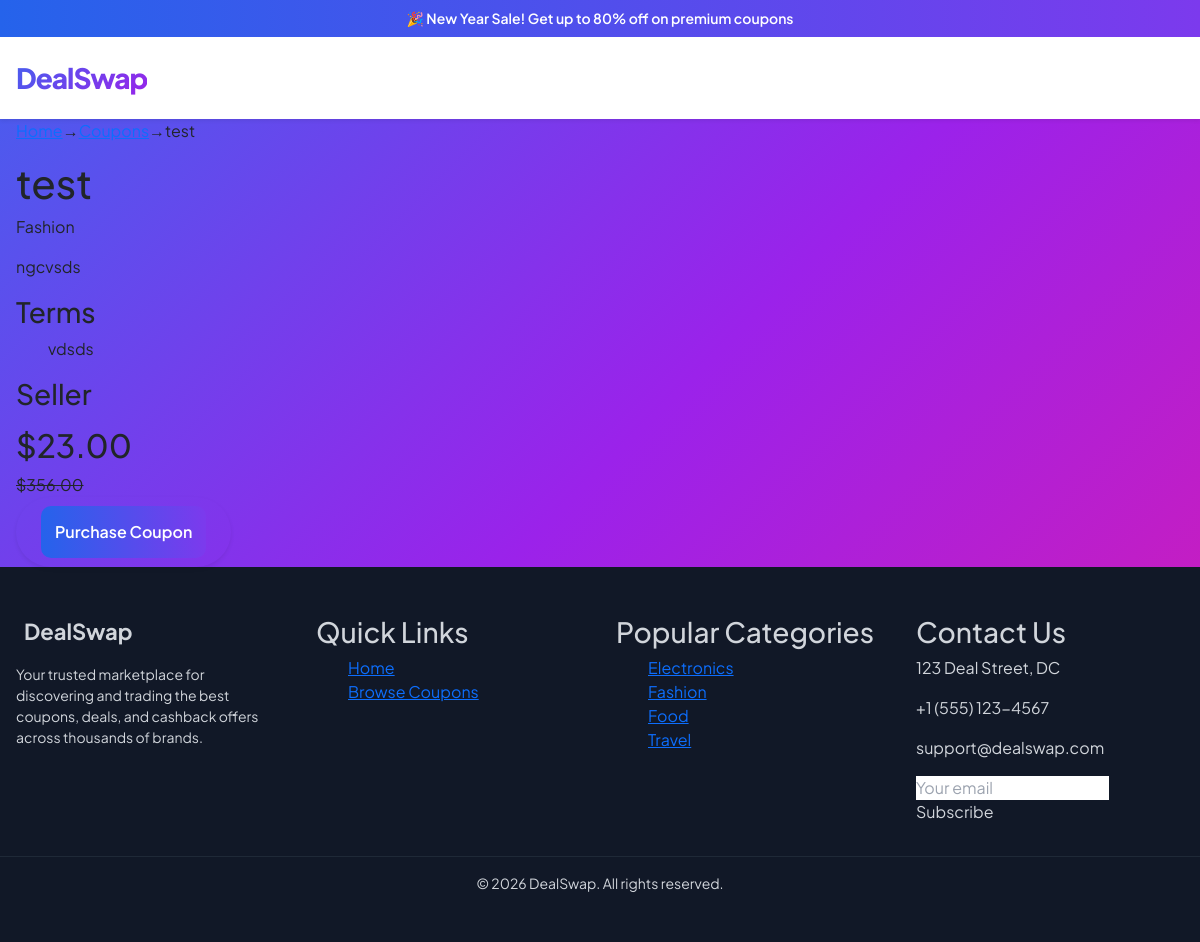
The page /coupon/7/ on the database its author committed.
### coupons/models.py (models this page shows, shortened)
class Coupon(models.Model):
    seller = models.ForeignKey(
        User,
        on_delete=models.CASCADE,
        related_name="coupons"
    )
    title = models.CharField(max_length=100)
    description = models.TextField()
    brand = models.CharField(max_length=100)
    CATEGORY_CHOICES = [
        ("Electronics", "Electronics"),
        ("Fashion", "Fashion"),
        ("Food", "Food"),
        ("Travel", "Travel"),
        ("Gaming", "Gaming"),
        ("Entertainment", "Entertainment"),
    ]
    category = models.CharField(max_length=50, choices=CATEGORY_CHOICES)
    original_price = models.DecimalField(
        max_digits=10, decimal_places=2, default=0
    )
    selling_price = models.DecimalField(
        max_digits=10, decimal_places=2,default=0
    )
    discount_percent = models.IntegerField(default=0)
    code = models.CharField(max_length=50, unique=True)
    valid_until = models.DateField()
    terms = models.TextField(blank=True, default="")
    is_sold = models.BooleanField(default=False)
    created_at = models.DateTimeField(auto_now_add=True)

### coupons/views.py (the view)
# urls.py: path("coupon/<int:coupon_id>/", views.coupon_detail_view, name="coupon_detail"),
def coupon_detail_view(request, coupon_id):
    coupon = get_object_or_404(Coupon, id=coupon_id)
    return render(request, "core/couponDetail.html", {
        "coupon": coupon
    })

### coupons/templates/core/couponDetail.html (shortened to what this page needs)
{% extends "core/base.html" %}
{% load static %}
  {% block extra_css %}
  <script src="https://cdn.tailwindcss.com"></script>
   <link rel="stylesheet" href="{% static 'core/css/style.css' %}">
    <link rel="stylesheet" href="{% static 'core/style1.css' %}">
{% endblock %}
{% block content %}
<div class="page">
  <div class="container">
    <div class="breadcrumb">
      <a href="{% url 'home' %}">Home</a> →
      <a href="{% url 'list_coupon' %}">Coupons</a> →
      <span>{{ coupon.title }}</span>
    </div>
    <div class="grid-main">
      <div class="content">
        <h1>{{ coupon.title }}</h1>
        <p class="muted">{{ coupon.category }}</p>
        <p>{{ coupon.description }}</p>
        <h3>Terms</h3>
        <ul>
            <li>{{ coupon.terms }}</li>
        </ul>
        <h3>Seller</h3>
      </div>
      <div class="sidebar">
        <div class="price-box">
          <h2>${{ coupon.selling_price }}</h2>
          {% if coupon.original_price %}
            <del>${{ coupon.original_price }}</del>
          {% endif %}
        </div>
        {% if purchased %}
          <div class="success-box">
            <strong>Coupon Code:</strong>
            <input value="{{ coupon.coupon_code }}" readonly>
          </div>
        {% else %}
          <div method="POST">
            <a href="{% url 'checkout_page' coupon.id %}" class="btn rounded-pill px-4 fw-bold shadow-sm">
                <button class="btn-primary">Purchase Coupon</button>
            </a>
          </div>
        {% endif %}
      </div>
    </div>
  </div>
</div>
{% endblock %}

### coupons/static/core/css/style.css (style rules this page uses)
body { font-family: 'Plus Jakarta Sans', sans-serif; background: #fdfdfd; background: linear-gradient(135deg, #4361ee 0%, #9b22ea 50%, #d91baf 100%); }

### coupons/static/core/style1.css (style rules this page uses)
* { box-sizing: border-box; margin: 0; padding: 0; }
body { font-family: Arial, sans-serif; background: linear-gradient(135deg, #4361ee 0%, #9b22ea 50%, #d91baf 100%); }
.container { max-width: 1200px; margin: auto; padding: 0 16px; }
.btn { padding: 8px 16px; border-radius: 8px; text-decoration: none; color: white; }
.btn-primary { flex: 1; padding: 14px; background: linear-gradient(to right, #2563eb, #7c3aed); color: white; border-radius: 10px; text-align: center; font-weight: 600; border: none; }
body { background: linear-gradient(135deg, #4361ee 0%, #9b22ea 50%, #d91baf 100%); min-height: 100vh; background-attachment: fixed; }

### coupons/static/core/dashboard.css (style rules this page uses)
body { background: linear-gradient(135deg, #4361ee 0%, #9b22ea 50%, #d91baf 100%); }

### coupons/templates/core/Navbar.html (style rules this page uses)
:root { --primary-gradient: linear-gradient(135deg, #4361ee 0%, #9b22ea 100%); --font-main: 'Plus Jakarta Sans', sans-serif; }
body { font-family: var(--font-main); background-color: #f8f9fa; }

### rows shown on the page
Coupon: title "test", category "Fashion", description "ngcvsds", terms "vdsds", selling_price "23.00", original_price "356.00"
